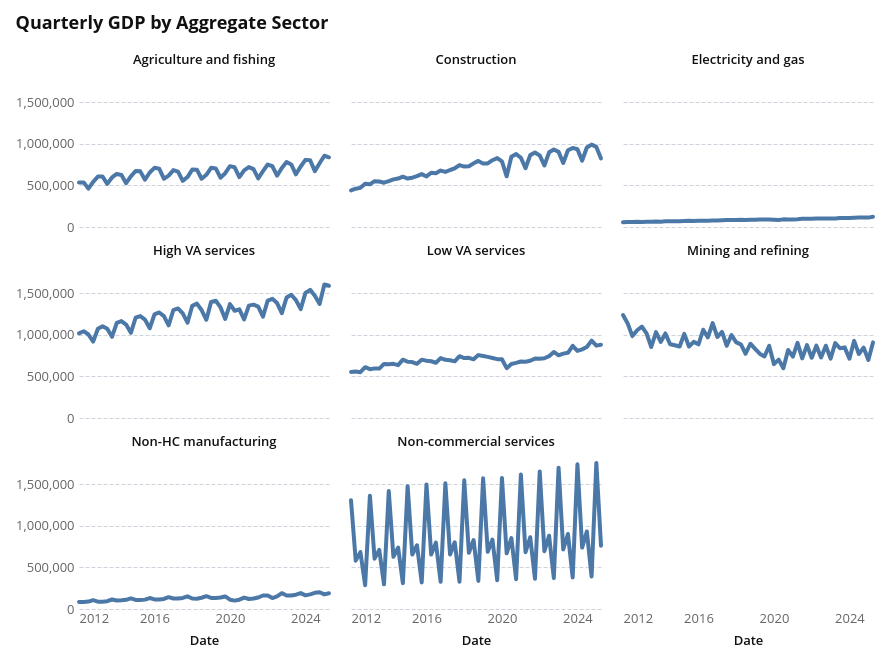

Notebook code cell kept with this figure:
### Code cell
(
    alt.Chart(df_sectors.query('date >= "2012-01-01"'))
    .mark_line()
    .encode(
        x=alt.X("date:T", title="Date"),
        y=alt.Y("gdp:Q", title="", scale=alt.Scale(zero=False)),
        tooltip=[
            alt.Tooltip("date:T", title="Date", format="%Y-Q%q"),
            alt.Tooltip("gdp:Q", title="GDP (constant prices, bn DZD)", format=",.0f"),
        ],
    )
    .properties(width=250, height=150)
    .facet(
        facet=alt.Facet("sector:N", title=None),
        columns=3,
    )
    .properties(title="Quarterly GDP by Aggregate Sector")
)

### Figure 1 — Vega-Lite specification as saved in the notebook (floating-point values rounded to 4 significant figures; data arrays with more than 128 entries replaced by an {"elided": "..."} marker saying what was removed)
{"config": {"background": "white", "padding": 15, "mark": {"tooltip": true}, "point": {"filled": true, "size": 60, "stroke": "white", "strokeWidth": 1}, "circle": {"filled": true, "stroke": "white", "strokeWidth": 1}, "square": {"filled": true, "stroke": "white", "strokeWidth": 1}, "line": {"strokeWidth": 4, "strokeCap": "round", "strokeJoin": "round"}, "bar": {"cornerRadiusEnd": 0}, "area": {"opacity": 0.7}, "arc": {"stroke": "white", "strokeWidth": 1}, "rect": {"stroke": "#8A969F", "strokeWidth": 0.5}, "geoshape": {"stroke": "#666666", "strokeWidth": 0.3, "strokeJoin": "round", "strokeCap": "round"}, "title": {"font": "Open Sans, sans-serif", "fontSize": 18, "fontWeight": 700, "lineHeight": 22, "color": "#111111", "anchor": "start", "offset": 21, "subtitleFont": "Open Sans, sans-serif", "subtitleFontSize": 15, "subtitleFontWeight": 400, "subtitleLineHeight": 18, "subtitleColor": "#666666", "subtitlePadding": 3}, "axis": {"domain": false, "grid": true, "gridColor": "#CED4DE", "gridDash": [4, 2], "gridWidth": 1, "labelFont": "Open Sans, sans-serif", "labelFontSize": 13, "labelFontWeight": 400, "labelColor": "#666666", "labelPadding": 3, "tickColor": "#CED4DE", "tickSize": 5, "tickCount": 5, "titleFont": "Open Sans, sans-serif", "titleFontSize": 13, "titleFontWeight": 600, "titleColor": "#111111", "titlePadding": 9}, "axisX": {"grid": false, "tickSize": 0, "labelAngle": 0}, "axisY": {"domain": false, "ticks": false, "gridColor": "#CED4DE", "gridDash": [4, 2], "gridWidth": 1}, "axisQuantitative": {"tickCount": 5}, "axisBand": {"labelPadding": 6, "tickSize": 0}, "axisTemporal": {"grid": false}, "legend": {"labelFont": "Open Sans, sans-serif", "labelFontSize": 13, "labelFontWeight": 600, "labelColor": "#111111", "titleFont": "Open Sans, sans-serif", "titleFontSize": 13, "titleFontWeight": 600, "titleColor": "#111111", "titlePadding": 3, "symbolSize": 196, "symbolStrokeWidth": 0, "padding": 15, "offset": 21, "columnPadding": 21, "orient": "bottom", "labelLimit": 200, "titleLimit": 200}, "view": {"stroke": null, "continuousWidth": 600, "continuousHeight": 400}, "range": {"category": ["#34A7F2", "#FF9800", "#664AB6", "#4EC2C0", "#F3578E", "#081079", "#0C7C68", "#AA0000", "#DDDA21"], "diverging": ["#920000", "#BD6126", "#E3A763", "#EFEFEF", "#80BDE7", "#3587C3", "#025288"], "heatmap": ["#E3F6FD", "#75CCEC", "#089BD4", "#0169A1", "#023B6F"], "ordinal": ["#E3F6FD", "#75CCEC", "#089BD4", "#0169A1", "#023B6F"], "ramp": ["#E3F6FD", "#75CCEC", "#089BD4", "#0169A1", "#023B6F"]}, "scale": {"bandPaddingInner": 0.2, "bandPaddingOuter": 0.1, "pointPadding": 0.5}, "header": {"labelFont": "Open Sans, sans-serif", "labelFontSize": 13, "labelFontWeight": 600, "labelColor": "#111111", "titleFont": "Open Sans, sans-serif", "titleFontSize": 15, "titleFontWeight": 600, "titleColor": "#111111"}, "concat": {"spacing": 18}, "facet": {"spacing": 18}, "selection": {"point": {"on": "click", "clear": "dblclick"}, "interval": {"mark": {"fill": "#0071BC", "fillOpacity": 0.15, "stroke": "#0071BC", "strokeWidth": 1}}}}, "data": {"name": "data-3de261e607b4e8105567d35be9429e8d"}, "facet": {"field": "sector", "title": null, "type": "nominal"}, "spec": {"mark": {"type": "line"}, "encoding": {"tooltip": [{"field": "date", "format": "%Y-Q%q", "title": "Date", "type": "temporal"}, {"field": "gdp", "format": ",.0f", "title": "GDP (constant prices, bn DZD)", "type": "quantitative"}], "x": {"field": "date", "title": "Date", "type": "temporal"}, "y": {"field": "gdp", "scale": {"zero": false}, "title": "", "type": "quantitative"}}, "height": 150, "width": 250}, "columns": 3, "title": "Quarterly GDP by Aggregate Sector", "$schema": "https://vega.github.io/schema/vega-lite/v6.1.0.json", "datasets": {"data-3de261e607b4e8105567d35be9429e8d": {"elided": "432 records"}}}
